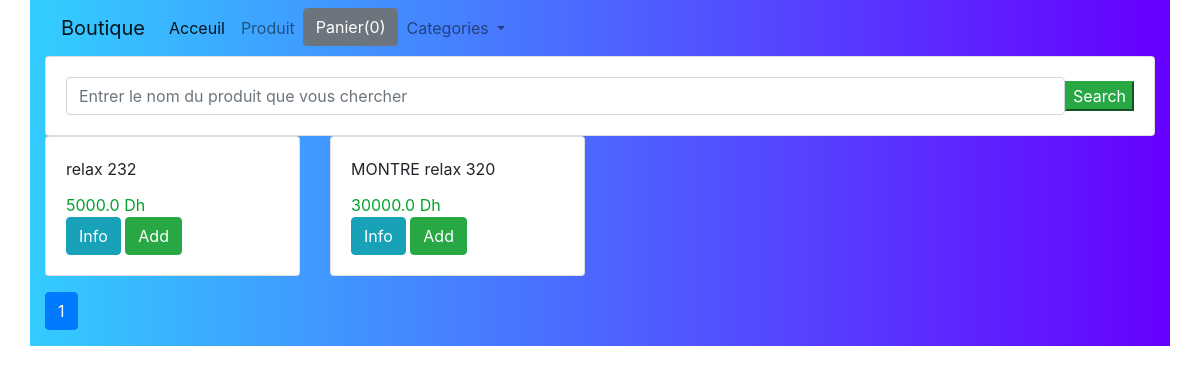
The app's page /, older data.
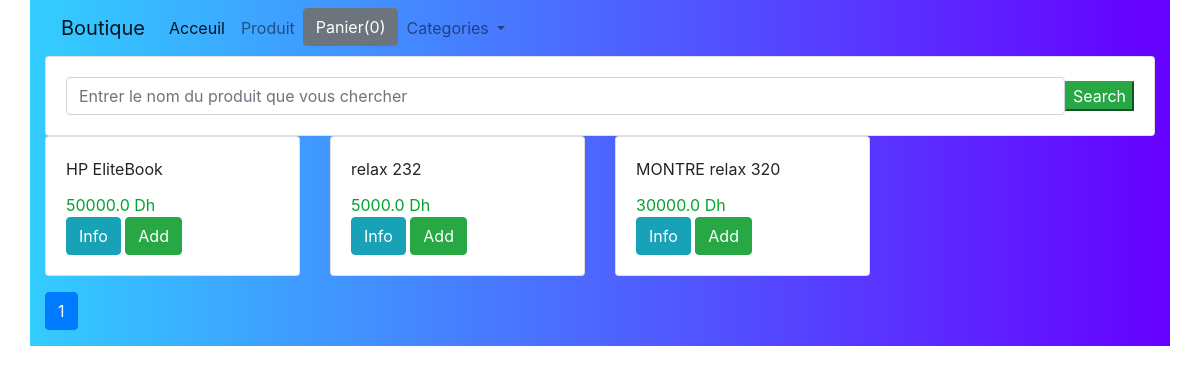
The same page, newer data.
### our_shop/models.py (models this page shows, shortened)
class Produit(models.Model):
    nom = models.CharField(max_length=150)
    prx = models.FloatField()
    description = models.TextField()
    categorie = ForeignKey(Categorie,related_name='categorie', on_delete = models.CASCADE)
    image = models.CharField(max_length=4000)
    date_aj = models.DateTimeField(auto_now=True)
    class Meta:
        ordering = ['-date_aj']

### our_shop/views.py (the view)
# urls.py: path('', index, name='home'),
def index(request):
    produit_obj =Produit.objects.all()
    item_name = request.GET.get('item-name')
    if item_name != '' and item_name is not None:
        produit_obj = Produit.objects.filter(nom__icontains=item_name)
    paginator = Paginator(produit_obj, 4)
    page = request.GET.get('page')
    produit_obj = paginator.get_page(page)
    return render(request,'index.html',{'produit_obj':produit_obj})

### our_shop/templates/index.html (shortened to what this page needs)
{% extends "base.html" %}
{% block content %}
    <div class="row">
        <div class="col-md-12">
            <form class="card card-sm">
                <div class="card-body row no-gutters align-items-center">
                    <div class ="col">
                        <input type="search"  name="item-name" placeholder="Entrer le nom du produit que vous chercher" class="form-control form-control-borderless">
                   </div>
                    <div class="col-auto">
                        <button type="submit"  class="btn-success">Search</button>
                    </div>
                </div>
            </form>
        </div>
    </div>
    <div class="row">
      {% for produit in produit_obj %}
        <div class="col-md-3">
          <div class = 'card'>
                <div class="card-body">
                    <div id="aa{{ produit.id }}"class ="card-title">{{ produit.nom }}</div>
                    <div class="card-text" style="color: #00a32e ">{{ produit.prx }} Dh</div>
                    <a href="{{ produit.id }}" class="btn btn-info">Info</a>
                    <button id="{{ produit.id}}"  class="btn aj btn-success">Add</button>
                </div>
          </div>
        </div>
    {% endfor %}
    </div>
    <div class="row mt-3">
          <div class="col-md-3 offset md-4">
              <ul class="pagination">
                    <li class="page-item active">
                        <a class="page-link" href="?page={{ produit_obj.number }}">{{ produit_obj.number }}</a>
                    </li>
              </ul>
          </div>
    </div>
{% endblock %}

Row changes from the older to the newer data that the page shows:
added Produit: nom "HP EliteBook", prx "50000.0"
